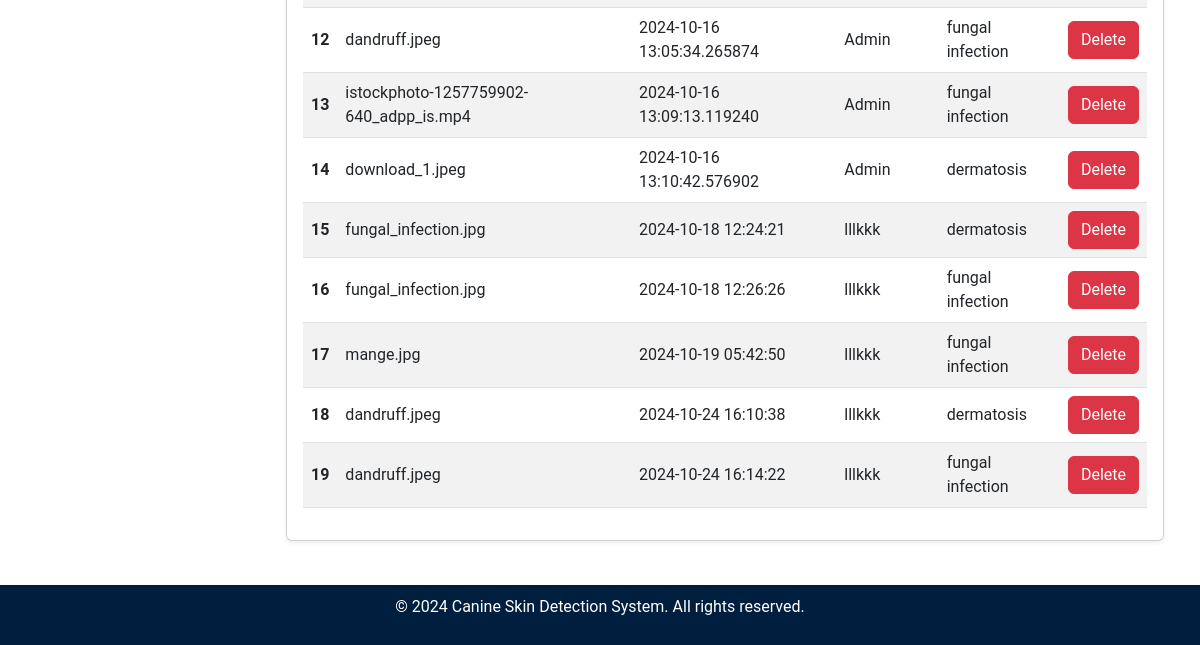
The app's page /admin/upload_logs (lower part), older data.
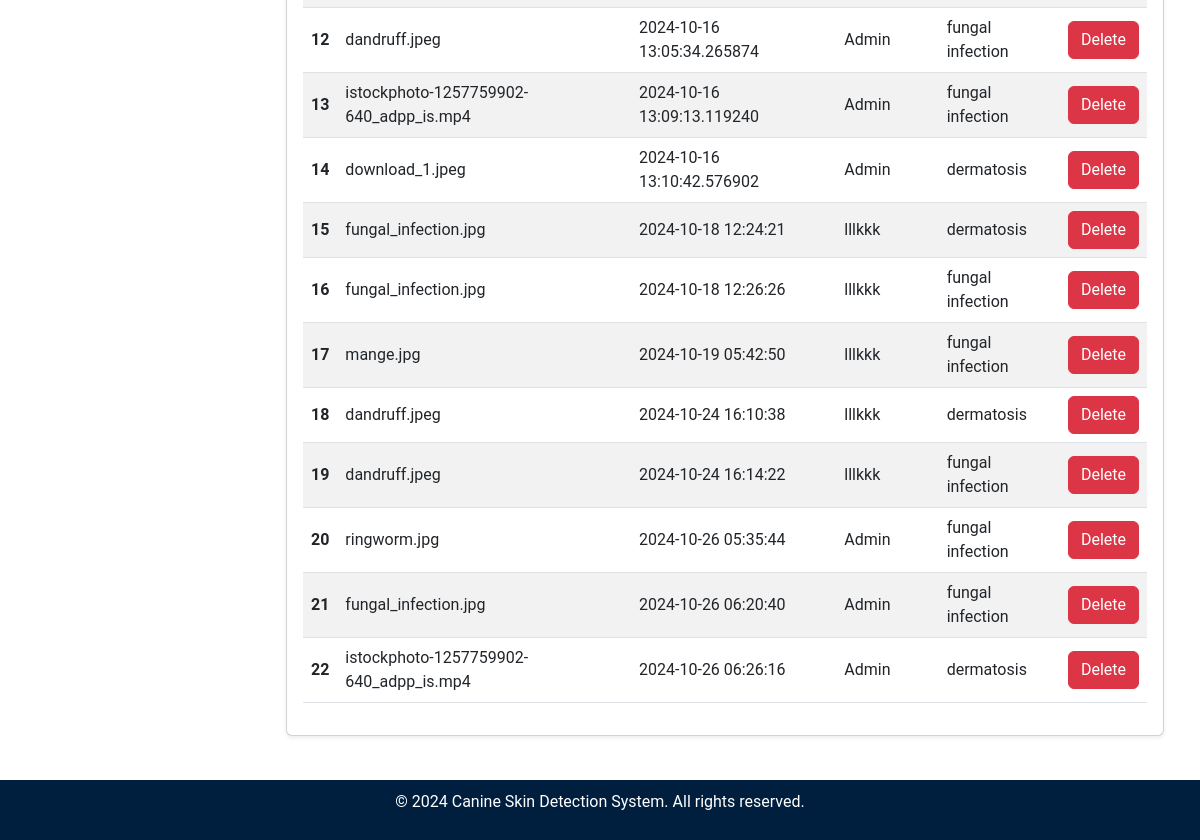
The same page, newer data.
### tables this page shows
CREATE TABLE uploads (
    id INTEGER PRIMARY KEY AUTOINCREMENT,
    filename TEXT NOT NULL,
    upload_date TIMESTAMP DEFAULT CURRENT_TIMESTAMP,
    file_type TEXT NOT NULL,
    result TEXT NOT NULL,  -- Add a column for storing the result (disease name)
    username TEXT NOT NULL  -- Store the username instead of user_id
);

### admin.py (the view)
@admin.route('/upload_logs')
def upload_logs():
    conn = get_db_connection()
    uploads = conn.execute('SELECT * FROM uploads').fetchall()
    conn.close()
    return render_template('admin/upload_logs.html', uploads=uploads)

### db.py (called while the page is built)
def get_db_connection():
    conn = sqlite3.connect('site.db')
    conn.row_factory = sqlite3.Row  # Allows accessing rows as dictionaries
    return conn

### templates/admin/upload_logs.html (shortened to what this page needs)
<!DOCTYPE html>
<html lang="en">
<head>
    <link href="https://cdn.jsdelivr.net/npm/bootstrap@5.3.0-alpha1/dist/css/bootstrap.min.css" rel="stylesheet">
    <link rel="stylesheet" href="{{ url_for('static', filename='css/admin_styles.css') }}">
    <link href="https://cdnjs.cloudflare.com/ajax/libs/bootstrap-icons/1.8.1/font/bootstrap-icons.min.css" rel="stylesheet">
</head>
<body>
    <div class="content p-4">
        <div class="container-fluid">
            <div class="card shadow-sm mt-4">
                <div class="card-body">
                    {% if uploads %}
                    <table class="table table-hover table-striped align-middle">
                        <tbody>
                            {% for upload in uploads %}
                            <tr>
                                <th scope="row">{{ upload.id }}</th>
                                <td>{{ upload.filename }}</td>
                                <td>{{ upload.upload_date }}</td>
                                <td>{{ upload.username }}</td>
                                <td>{{ upload.result }}</td>
                                <td>
                                    <form action="{{ url_for('admin.delete_log', upload_id=upload.id) }}" method="POST" onsubmit="return confirm('Are you sure you want to delete this upload?');">
                                        <button type="submit" class="btn btn-danger">Delete</button>
                                    </form>
                                </td>
                            </tr>
                            {% endfor %}
                        </tbody>
                    </table>
                    {% else %}
                        <p class="text-center">No logs found for the selected filters.</p>
                    {% endif %}
                </div>
            </div>
        </div>
    </div>
    {% include 'partials/footer_admin.html' %}
</body>
</html>

### templates/partials/footer_admin.html
<footer class="mt-auto">
    <div class="container">
        <p>&copy; 2024 Canine Skin Detection System. All rights reserved.</p>
    </div>
</footer>

### static/css/admin_styles.css (style rules this page uses)
html,body { font-family: 'Roboto', sans-serif; height: 100%; margin: 0; }
.card { margin-bottom: 20px; }
.content { margin-left: 250px; padding: 20px; flex: 1; }
footer { background-color: #001f3f; color: white; padding: 10px 0; text-align: center; position: bottom; }
.card-body { position: relative; z-index: 1; }

Row changes from the older to the newer data that the page shows:
added uploads: id "20", filename "ringworm.jpg", upload_date "2024-10-26 05:35:44", username "Admin", result "fungal infection"
added uploads: id "21", filename "fungal_infection.jpg", upload_date "2024-10-26 06:20:40", username "Admin", result "fungal infection"
added uploads: id "22", filename "istockphoto-1257759902-640_adpp_is.mp4", upload_date "2024-10-26 06:26:16", username "Admin", result "dermatosis"
